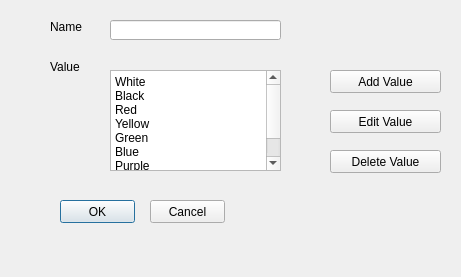
<?xml version="1.0" encoding="UTF-8"?>
<ui version="4.0">
    <class>Dialog</class>
    <widget class="QDialog" name="Dialog">
        <property name="geometry">
            <rect>
                <x>0</x>
                <y>0</y>
                <width>461</width>
                <height>277</height>
            </rect>
        </property>
        <property name="windowTitle">
            <string>New Type</string>
        </property>
        <widget class="QLabel" name="label">
            <property name="geometry">
                <rect>
                    <x>50</x>
                    <y>20</y>
                    <width>46</width>
                    <height>14</height>
                </rect>
            </property>
            <property name="text">
                <string>Name</string>
            </property>
        </widget>
        <widget class="QLineEdit" name="lineEdit">
            <property name="geometry">
                <rect>
                    <x>110</x>
                    <y>20</y>
                    <width>171</width>
                    <height>20</height>
                </rect>
            </property>
        </widget>
        <widget class="QLabel" name="label_2">
            <property name="geometry">
                <rect>
                    <x>50</x>
                    <y>60</y>
                    <width>46</width>
                    <height>14</height>
                </rect>
            </property>
            <property name="text">
                <string>Value</string>
            </property>
        </widget>
        <widget class="QPlainTextEdit" name="plainTextEdit">
            <property name="geometry">
                <rect>
                    <x>110</x>
                    <y>70</y>
                    <width>171</width>
                    <height>101</height>
                </rect>
            </property>
            <property name="plainText">
                <string>White
Black
Red
Yellow
Green
Blue
Purple
                </string>
            </property>
        </widget>
        <widget class="QPushButton" name="pushButton_2">
            <property name="geometry">
                <rect>
                    <x>60</x>
                    <y>200</y>
                    <width>75</width>
                    <height>23</height>
                </rect>
            </property>
            <property name="text">
                <string>OK</string>
            </property>
        </widget>
        <widget class="QPushButton" name="pushButton">
            <property name="geometry">
                <rect>
                    <x>150</x>
                    <y>200</y>
                    <width>75</width>
                    <height>23</height>
                </rect>
            </property>
            <property name="text">
                <string>Cancel</string>
            </property>
        </widget>
        <widget class="QPushButton" name="pushButton_4">
            <property name="geometry">
                <rect>
                    <x>330</x>
                    <y>70</y>
                    <width>111</width>
                    <height>23</height>
                </rect>
            </property>
            <property name="text">
                <string>Add Value</string>
            </property>
        </widget>
        <widget class="QPushButton" name="pushButton_3">
            <property name="geometry">
                <rect>
                    <x>330</x>
                    <y>150</y>
                    <width>111</width>
                    <height>23</height>
                </rect>
            </property>
            <property name="text">
                <string>Delete Value</string>
            </property>
        </widget>
        <widget class="QPushButton" name="pushButton_5">
            <property name="geometry">
                <rect>
                    <x>330</x>
                    <y>110</y>
                    <width>111</width>
                    <height>23</height>
                </rect>
            </property>
            <property name="text">
                <string>Edit Value</string>
            </property>
        </widget>
    </widget>
    <resources/>
    <connections/>
</ui>
